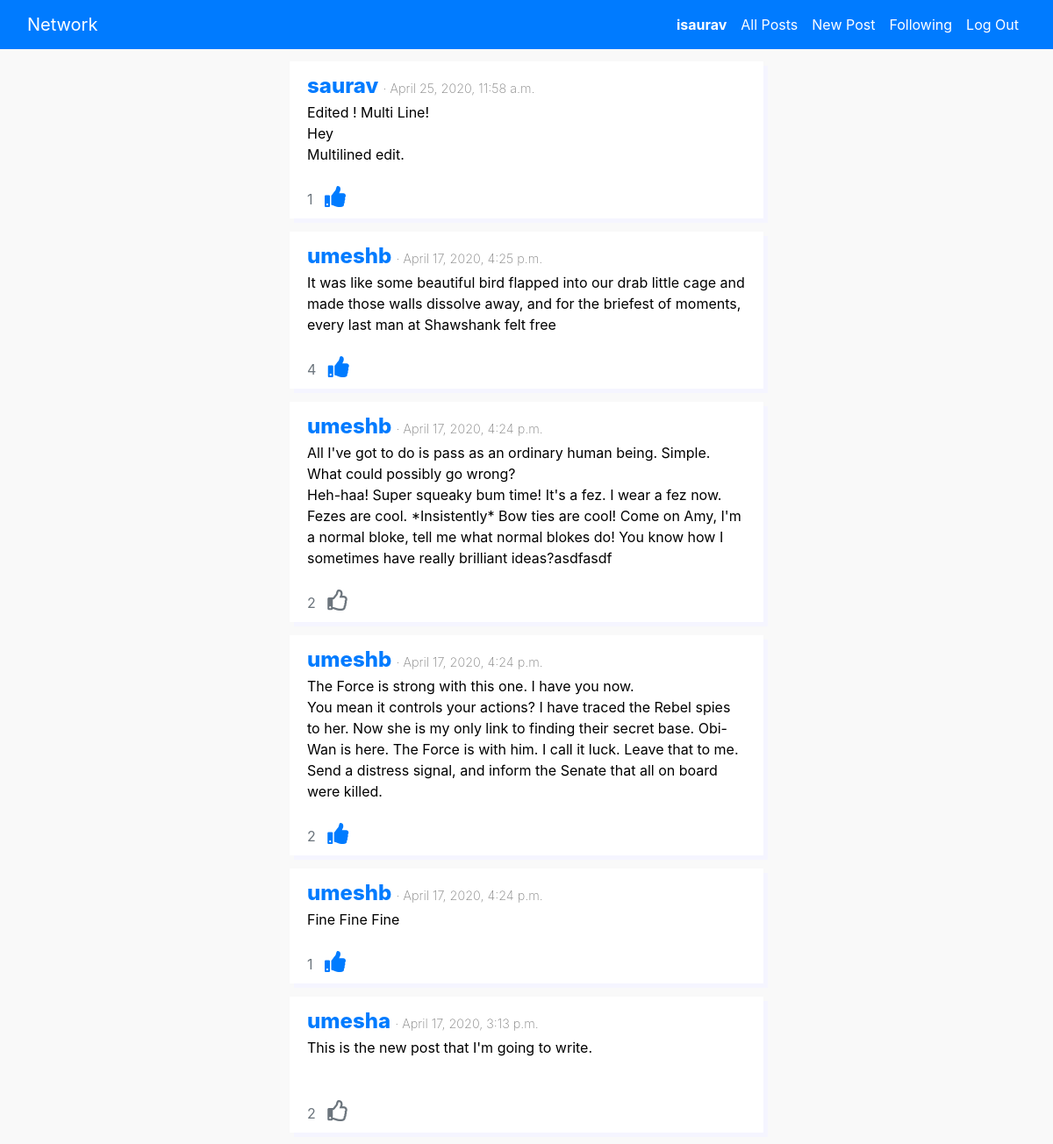
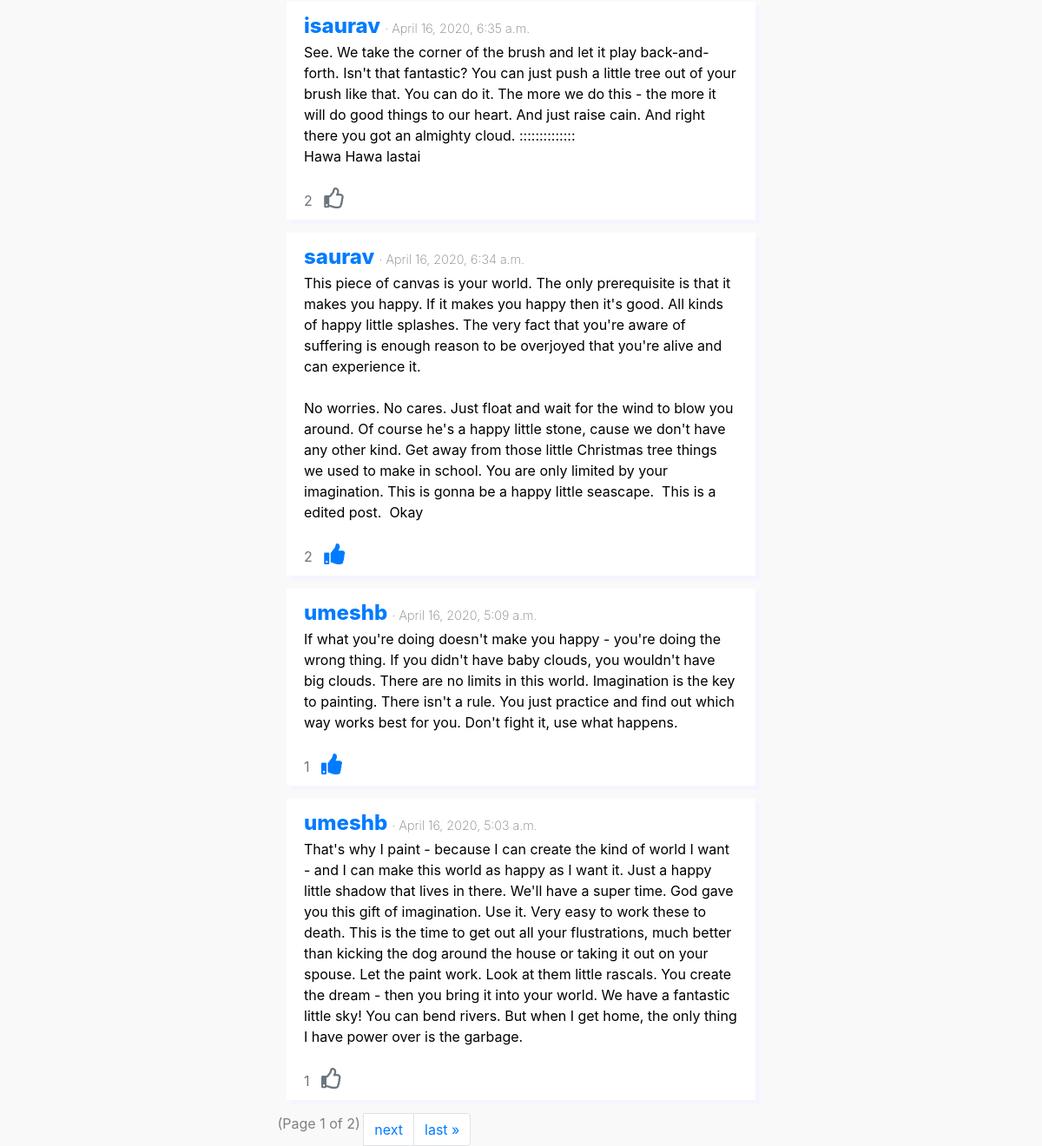
Page / (signed in) on the committed database (2 pictures, top to bottom).
### network/models.py (models this page shows, shortened)
class User(AbstractUser):
    dob = models.DateField(blank=False)

class Post(models.Model):
    text = models.TextField(blank=False)
    user = models.ForeignKey(User, on_delete=models.CASCADE)
    created_at = models.DateTimeField(auto_now_add=True)
    class Meta:
        ordering = ('-created_at',)

### network/views.py (the view)
# urls.py: path("", views.index, name="index"),
@login_required
def index(request, following=False):
    if following:
        users_i_follow = [
            f.following_user_id for f in request.user.following.all()
        ]
        posts = Post.objects.filter(user__in=users_i_follow)
    else:
        posts = Post.objects.all()
    post_data = list()
    for post in posts:
        likes = Likes.objects.filter(post=post).count()
        already_liked = Likes.objects.filter(
            post=post,
            user=request.user
        )
        react = 'Unlike' if already_liked else 'Like'
        post_data.append({
            'post_id': post.id,
            'post_text': post.text,
            'posted_by': post.user,
            'posted_at': post.created_at,
            'likes_count': likes,
            'react': react
        })
    page_number = request.GET.get('page', 1)
    paginator = Paginator(post_data, MAX_ITEMS_PER_PAGE)
    posts = paginator.get_page(page_number)
    params = {
        'posts': posts,
    }
    return render(
        request,
        "network/index.html",
        params
    )

### network/templates/network/index.html (shortened to what this page needs)
{% extends "network/layout.html" %}
{% load static %}
{% block body %}
    <div class="container col-md-6 col-md-offset-3 centered-form center-block" onclick="clickHandler(event)">
        {% for post in posts %}
            <div class="row">
                <div class="panel panel-default">
                    <div class="panel-heading">
                        <div class="toprow">
                            <a href="{% url 'user_info' user_id=post.posted_by.id%}" class="post-author">
                                {{post.posted_by}}
                            </a>
                            <span class="post-date">
                                · {{post.posted_at}}
                            </span>
                        </div>
                        <div class="post-text">
                            <span style="white-space: pre-line">{{post.post_text}}</span>
                        </div>
                    </div>
                    <br>
                    <span class="likes panel-body">
                        <span id="{{ post.post_id }}" class="text-secondary"> {{post.likes_count}} </span> &nbsp;
                        {% if post.react == "Unlike" %}
                            <i class="fa fa-thumbs-up text-primary" data-buttonid="{{ post.post_id }}" data-buttonWork="unlike"></i>
                        {% else %}
                            <i class="far fa-thumbs-up text-secondary" data-buttonid="{{ post.post_id }}" data-buttonWork="like"></i>
                        {% endif %}
                    </span>
                </div>
            </div>
        {% endfor %}
        {% if posts.number %}
            <ul class="pagination">
                    <span class="current" style="color: gray;">
                        &nbsp;(Page {{ posts.number }} of {{ posts.paginator.num_pages }})&nbsp;
                    </span>
                    {% if posts.has_next %}
                        <li class="page-item"><a class="page-link" href="?page={{ posts.next_page_number }}"> next</a></li>
                        <li class="page-item"><a class="page-link" href="?page={{ posts.paginator.num_pages }}">last &raquo;</a></li>
                    {% endif %}
            </ul>
        {% endif %}
    </div>
{% endblock %}

### network/templates/network/layout.html (shortened to what this page needs)
{% load static %}
<!DOCTYPE html>
<html lang="en">
    <head>
        <link rel="stylesheet" href="https://stackpath.bootstrapcdn.com/bootstrap/4.4.1/css/bootstrap.min.css">
        <link href="{% static 'network/styles.css' %}" rel="stylesheet">
        <link href="https://cdnjs.cloudflare.com/ajax/libs/font-awesome/5.13.0/css/all.min.css" rel="stylesheet">
    </head>
    <body >
        <nav class="navbar navbar-expand-lg fixed-top bg-primary" role="navigation">
            <div class="container-fluid">
                <div class="navbar-header">
                    <a class="navbar-brand mr-lg-auto" href="#">Network</a>
                </div>
                <ul class="navbar-nav ml-auto" id="navbarToggleExternalContent">
                    {% if user.is_authenticated %}
                        <li class="nav-item">
                            <a class="nav-link" href="{% url 'user_info' user_id=user.id%}"><strong>{{ user.username }}</strong></a>
                        </li>
                        <li class="nav-item">
                            <a class="nav-link" href="{% url 'index' %}">All Posts</a>
                        </li>
                        <li class="nav-item">
                            <a class="nav-link" href="{% url 'create_post' %}">New Post</a>
                        </li>
                        <li class="nav-item">
                            <a class="nav-link" href="{% url 'following_posts' %}">Following</a>
                        </li>
                        <li class="nav-item">
                            <a class="nav-link" href="{% url 'logout' %}">Log Out</a>
                        </li>
                    {% endif %}
                </ul>
            </div>
        </nav>
        <div class="body">
            {% block body %}
            {% endblock %}
        </div>
    </body>
</html>

### network/static/network/styles.css (style rules this page uses)
.body { margin-top: 70px; width: auto; }
body { background-color: #f9f9f9; color: black; }
.row { border: none; box-shadow: 5px 5px rgb(245, 245, 255); margin: 15px; padding-left: 20px; padding-top: 10px; padding-right: 20px; padding-bottom: 10px; opacity: 100; background-color: white; position: relative; }
.post-author { font-size: 1.5em; font-weight: 800; }
.post-date { color: gray; font-size: 0.9em; font-weight: 200; }
.navbar-brand, .nav-link { color: white; }
.fa-thumbs-up { font-size: 1.5em; cursor: pointer; margin-right: 40px; }
.pagination { margin-top: 30px; margin-bottom: 50px; margin: auto; }

### rows in the picture
User: username "isaurav", posted_by "isaurav", posted_at "April 16, 2020, 6:35 a.m.", post_text "See. We take the corner of the brush and let it play back-and-forth. Isn't that fantastic? You can just push a little tree out of your brush like that. You can do it. The more we do this - the more it will do good things to our heart. And just raise cain. And right there you got an almighty cloud. :::::::::::::: Hawa Hawa lastai", likes_count "2"
User: posted_by "saurav", posted_at "April 25, 2020, 11:58 a.m.", post_text "Edited ! Multi Line! Hey Multilined edit.", likes_count "1", posted_at "April 16, 2020, 6:34 a.m.", post_text "This piece of canvas is your world. The only prerequisite is that it makes you happy. If it makes you happy then it's good. All kinds of happy little splashes. The very fact that you're aware of suffering is enough reason to be overjoyed that you're alive and can experience it. No worries. No cares. Just float and wait for the wind to blow you around. Of course he's a happy little stone, cause we don't have any other kind. Get away from those little Christmas tree things we used to make in school. You are only limited by your imagination. This is gonna be a happy little seascape. This is a edited post. Okay", likes_count "2"
User: posted_by "umeshb", posted_at "April 17, 2020, 4:25 p.m.", post_text "It was like some beautiful bird flapped into our drab little cage and made those walls dissolve away, and for the briefest of moments, every last man at Shawshank felt free", likes_count "4", posted_at "April 17, 2020, 4:24 p.m.", post_text "All I've got to do is pass as an ordinary human being. Simple. What could possibly go wrong? Heh-haa! Super squeaky bum time! It's a fez. I wear a fez now. Fezes are cool. *Insistently* Bow ties are cool! Come on Amy, I'm a normal bloke, tell me what normal blokes do! You know how I sometimes have really brilliant ideas?asdfasdf", likes_count "2", post_text "The Force is strong with this one. I have you now. You mean it controls your actions? I have traced the Rebel spies to her. Now she is my only link to finding their secret base. Obi-Wan is here. The Force is with him. I call it luck. Leave that to me. Send a distress signal, and inform the Senate that all on board were killed.", post_text "Fine Fine Fine", likes_count "1", posted_at "April 16, 2020, 5:09 a.m.", post_text "If what you're doing doesn't make you happy - you're doing the wrong thing. If you didn't have baby clouds, you wouldn't have big clouds. There are no limits in this world. Imagination is the key to painting. There isn't a rule. You just practice and find out which way works best for you. Don't fight it, use what happens.", posted_at "April 16, 2020, 5:03 a.m.", post_text "That's why I paint - because I can create the kind of world I want - and I can make this world as happy as I want it. Just a happy little shadow that lives in there. We'll have a super time. God gave you this gift of imagination. Use it. Very easy to work these to death. This is the time to get out all your flustrations, much better than kicking the dog around the house or taking it out on your spouse. Let the paint work. Look at them little rascals. You create the dream - then you bring it into your world. We have a fantastic little sky! You can bend rivers. But when I get home, the only thing I have power over is the garbage."
User: posted_by "umesha", posted_at "April 17, 2020, 3:13 p.m.", post_text "This is the new post that I'm going to write.", likes_count "2"

### other values in the picture
{{ posts.number }} "1"
{{ posts.paginator.num_pages }} "2"
